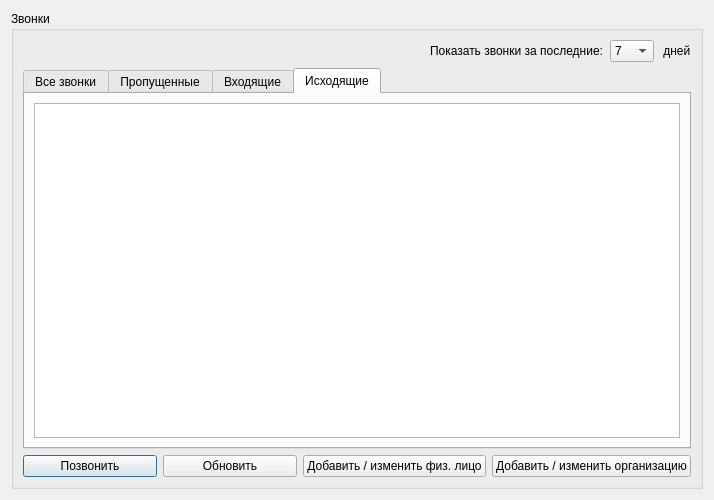
<?xml version="1.0" encoding="UTF-8"?>
<ui version="4.0">
 <class>CallHistoryDialog</class>
 <widget class="QDialog" name="CallHistoryDialog">
  <property name="geometry">
   <rect>
    <x>0</x>
    <y>0</y>
    <width>714</width>
    <height>500</height>
   </rect>
  </property>
  <property name="minimumSize">
   <size>
    <width>600</width>
    <height>500</height>
   </size>
  </property>
  <property name="windowTitle">
   <string>История звонков</string>
  </property>
  <property name="windowIcon">
   <iconset resource="images.qrc">
    <normaloff>:/images/outcall-logo.png</normaloff>:/images/outcall-logo.png</iconset>
  </property>
  <layout class="QGridLayout" name="gridLayout">
   <item row="0" column="0">
    <widget class="QGroupBox" name="groupBoxCalls">
     <property name="title">
      <string>Звонки</string>
     </property>
     <layout class="QVBoxLayout" name="verticalLayout_4">
      <item>
       <layout class="QGridLayout" name="gridLayout_3">
        <item row="0" column="3">
         <widget class="QLabel" name="label_15">
          <property name="text">
           <string> дней</string>
          </property>
         </widget>
        </item>
        <item row="0" column="1">
         <widget class="QLabel" name="label_16">
          <property name="text">
           <string>Показать звонки за последние:</string>
          </property>
         </widget>
        </item>
        <item row="0" column="2">
         <widget class="QComboBox" name="comboBox_2">
          <item>
           <property name="text">
            <string>7</string>
           </property>
          </item>
          <item>
           <property name="text">
            <string>14</string>
           </property>
          </item>
          <item>
           <property name="text">
            <string>30</string>
           </property>
          </item>
         </widget>
        </item>
        <item row="0" column="0">
         <spacer name="horizontalSpacer_3">
          <property name="orientation">
           <enum>Qt::Horizontal</enum>
          </property>
          <property name="sizeHint" stdset="0">
           <size>
            <width>40</width>
            <height>20</height>
           </size>
          </property>
         </spacer>
        </item>
       </layout>
      </item>
      <item>
       <widget class="QTabWidget" name="tabWidget">
        <property name="focusPolicy">
         <enum>Qt::StrongFocus</enum>
        </property>
        <property name="currentIndex">
         <number>3</number>
        </property>
        <widget class="QWidget" name="tab_4">
         <attribute name="title">
          <string>Все звонки</string>
         </attribute>
         <layout class="QGridLayout" name="gridLayout_4">
          <item row="0" column="0">
           <widget class="QTableView" name="tableView_4">
            <property name="selectionBehavior">
             <enum>QAbstractItemView::SelectRows</enum>
            </property>
           </widget>
          </item>
         </layout>
        </widget>
        <widget class="QWidget" name="tab">
         <property name="focusPolicy">
          <enum>Qt::ClickFocus</enum>
         </property>
         <attribute name="title">
          <string>Пропущенные</string>
         </attribute>
         <layout class="QGridLayout" name="gridLayout_2">
          <item row="0" column="0">
           <widget class="QTableView" name="tableView">
            <property name="selectionBehavior">
             <enum>QAbstractItemView::SelectRows</enum>
            </property>
           </widget>
          </item>
         </layout>
        </widget>
        <widget class="QWidget" name="tab_2">
         <property name="focusPolicy">
          <enum>Qt::ClickFocus</enum>
         </property>
         <attribute name="title">
          <string>Входящие</string>
         </attribute>
         <layout class="QVBoxLayout" name="verticalLayout_7">
          <item>
           <widget class="QTableView" name="tableView_2">
            <property name="selectionBehavior">
             <enum>QAbstractItemView::SelectRows</enum>
            </property>
           </widget>
          </item>
         </layout>
        </widget>
        <widget class="QWidget" name="tab_3">
         <property name="focusPolicy">
          <enum>Qt::ClickFocus</enum>
         </property>
         <attribute name="title">
          <string>Исходящие</string>
         </attribute>
         <layout class="QVBoxLayout" name="verticalLayout_8">
          <item>
           <widget class="QTableView" name="tableView_3">
            <property name="selectionBehavior">
             <enum>QAbstractItemView::SelectRows</enum>
            </property>
           </widget>
          </item>
         </layout>
        </widget>
       </widget>
      </item>
      <item>
       <layout class="QHBoxLayout" name="horizontalLayout">
        <item>
         <widget class="QPushButton" name="callButton">
          <property name="focusPolicy">
           <enum>Qt::StrongFocus</enum>
          </property>
          <property name="text">
           <string>Позвонить</string>
          </property>
         </widget>
        </item>
        <item>
         <widget class="QPushButton" name="updateButton">
          <property name="focusPolicy">
           <enum>Qt::StrongFocus</enum>
          </property>
          <property name="text">
           <string>Обновить</string>
          </property>
         </widget>
        </item>
        <item>
         <widget class="QPushButton" name="addContactButton">
          <property name="focusPolicy">
           <enum>Qt::StrongFocus</enum>
          </property>
          <property name="text">
           <string>Добавить / изменить физ. лицо</string>
          </property>
         </widget>
        </item>
        <item>
         <widget class="QPushButton" name="addOrgContactButton">
          <property name="focusPolicy">
           <enum>Qt::StrongFocus</enum>
          </property>
          <property name="text">
           <string>Добавить / изменить организацию</string>
          </property>
         </widget>
        </item>
       </layout>
      </item>
     </layout>
    </widget>
   </item>
  </layout>
 </widget>
 <tabstops>
  <tabstop>comboBox_2</tabstop>
  <tabstop>tableView_4</tabstop>
  <tabstop>tableView</tabstop>
  <tabstop>tableView_2</tabstop>
  <tabstop>tableView_3</tabstop>
  <tabstop>tabWidget</tabstop>
  <tabstop>callButton</tabstop>
  <tabstop>updateButton</tabstop>
  <tabstop>addContactButton</tabstop>
  <tabstop>addOrgContactButton</tabstop>
 </tabstops>
 <resources>
  <include location="images.qrc"/>
 </resources>
 <connections/>
</ui>
